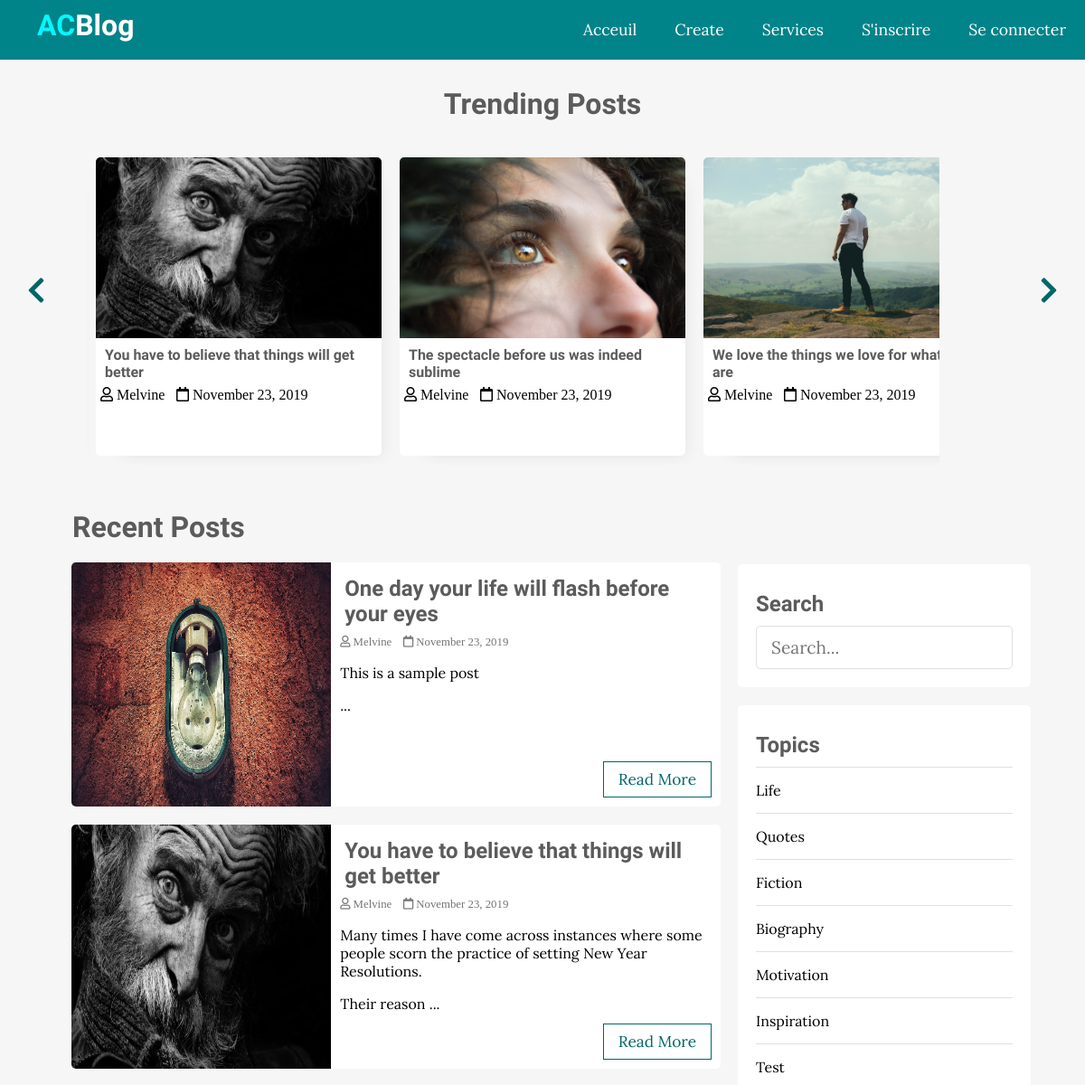
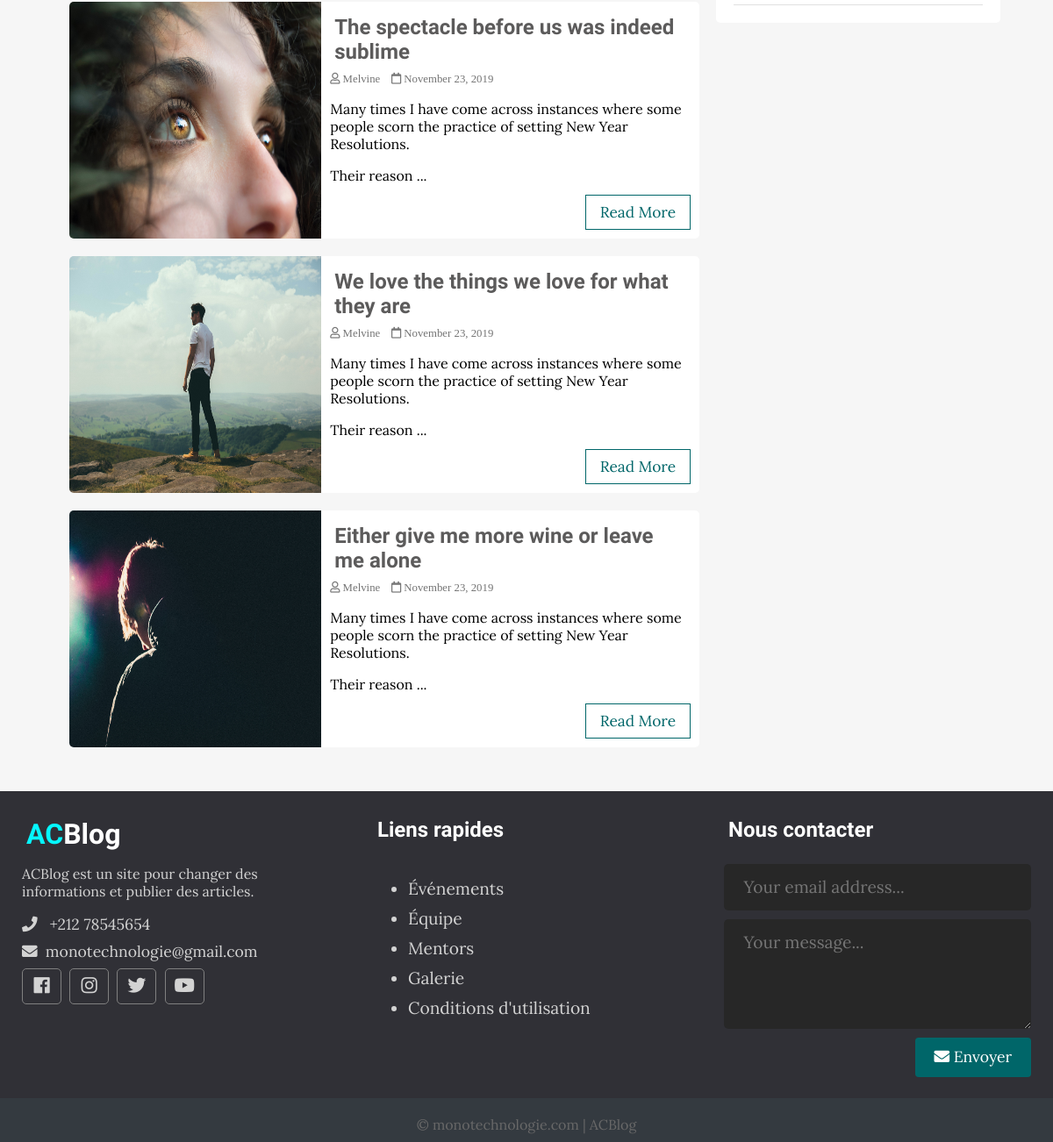
The page / on the database its author committed (2 pictures, top to bottom).
### tables this page shows
CREATE TABLE `posts` (
  `id` int(11) NOT NULL,
  `user_id` int(11) NOT NULL,
  `topic_id` int(11) DEFAULT NULL,
  `title` varchar(255) NOT NULL,
  `image` varchar(255) NOT NULL,
  `body` text NOT NULL,
  `published` tinyint(4) NOT NULL,
  `created_at` datetime NOT NULL DEFAULT CURRENT_TIMESTAMP
);

CREATE TABLE `users` (
  `id` int(11) NOT NULL,
  `admin` tinyint(4) NOT NULL,
  `username` varchar(255) NOT NULL,
  `email` varchar(255) NOT NULL,
  `password` varchar(255) NOT NULL,
  `created_at` timestamp NOT NULL DEFAULT CURRENT_TIMESTAMP
);

CREATE TABLE `topics` (
  `id` int(11) NOT NULL,
  `name` varchar(100) NOT NULL,
  `description` text NOT NULL
);

### app/database/db.php (called while the page is built, shortened)
<?php
require('connect.php');
function executeQuery($sql, $data)
{
    global $conn;
    $stmt = $conn->prepare($sql);
    $values = array_values($data);
    $types = str_repeat('s', count($values));
    $stmt->bind_param($types, ...$values);
    $stmt->execute();
    return $stmt;
}
function selectAll($table, $conditions = [])
{
    global $conn;
    $sql = "SELECT * FROM $table";
    if (empty($conditions)) {
        $stmt = $conn->prepare($sql);
        $stmt->execute();
        $records = $stmt->get_result()->fetch_all(MYSQLI_ASSOC);
        return $records;
    }
}
function getPublishedPosts()
{
    $sql = "SELECT p.*, u.username FROM posts AS p JOIN users AS u ON p.user_id=u.id WHERE p.published=?";
    $stmt = executeQuery($sql, ['published' => 1]);
    $records = $stmt->get_result()->fetch_all(MYSQLI_ASSOC);
    return $records;
}

### app/controllers/topics.php (called while the page is built, shortened)
<?php
include(ROOT_PATH . "/app/database/db.php");
$table = 'topics';
$topics = selectAll($table);

### index.php (the view, shortened to what this page needs)
<?php
include(ROOT_PATH . "/app/controllers/topics.php");
$posts = array();
$postsTitle = 'Recent Posts';
if (isset($_GET['t_id'])) {
  $posts = getPostsByTopicId($_GET['t_id']);
  $postsTitle = "You searched for posts under '" . $_GET['name'] . "'";
} else if (isset($_POST['search-term'])) {
  $postsTitle = "You searched for '" . $_POST['search-term'] . "'";
  $posts = searchPosts($_POST['search-term']);
} else {
  $posts = getPublishedPosts();
}
?>
<!DOCTYPE html>
<html lang="en">
<head>
  <link rel="stylesheet" href="https://use.fontawesome.com/releases/v5.7.2/css/all.css"
>
  <link rel="stylesheet" href="assets/css/style.css">
</head>
<body>
  <?php include(ROOT_PATH . "/app/includes/header.php"); ?>
  <div class="page-wrapper">
    <div class="post-slider">
      <h1 class="slider-title">Trending Posts</h1>
      <i class="fas fa-chevron-left prev"></i>
      <i class="fas fa-chevron-right next"></i>
      <div class="post-wrapper">
        <?php foreach ($posts as $post): ?>
          <div class="post">
            <img src="<?php echo BASE_URL . '/assets/images/' . $post['image']; ?>" alt="" class="slider-image">
            <div class="post-info">
              <h4><a href="single.php?id=<?php echo $post['id']; ?>"><?php echo $post['title']; ?></a></h4>
              <i class="far fa-user"> <?php echo $post['username']; ?></i>
              <i class="far fa-calendar"> <?php echo date('F j, Y', strtotime($post['created_at'])); ?></i>
            </div>
          </div>
        <?php endforeach; ?>
      </div>
    </div>
    <div class="content clearfix">
      <div class="main-content">
        <h1 class="recent-post-title"><?php echo $postsTitle ?></h1>
        <?php foreach ($posts as $post): ?>
          <div class="post clearfix">
            <img src="<?php echo BASE_URL . '/assets/images/' . $post['image']; ?>" alt="" class="post-image">
            <div class="post-preview">
              <h2><a href="single.php?id=<?php echo $post['id']; ?>"><?php echo $post['title']; ?></a></h2>
              <i class="far fa-user"> <?php echo $post['username']; ?></i>
              <i class="far fa-calendar"> <?php echo date('F j, Y', strtotime($post['created_at'])); ?></i>
              <p class="preview-text">
                <?php echo html_entity_decode(substr($post['body'], 0, 150) . '...'); ?>
              </p>
              <a href="single.php?id=<?php echo $post['id']; ?>" class="btn read-more">Read More</a>
            </div>
          </div>
        <?php endforeach; ?>
      </div>
      <div class="sidebar">
        <div class="section search">
          <h2 class="section-title">Search</h2>
          <form action="index.php" method="post">
            <input type="text" name="search-term" class="text-input" placeholder="Search...">
          </form>
        </div>
        <div class="section topics">
          <h2 class="section-title">Topics</h2>
          <ul>
            <?php foreach ($topics as $key => $topic): ?>
              <li><a href="<?php echo BASE_URL . '/index.php?t_id=' . $topic['id'] . '&name=' . $topic['name'] ?>"><?php echo $topic['name']; ?></a></li>
            <?php endforeach; ?>
          </ul>
        </div>
      </div>
    </div>
  </div>
  <?php include(ROOT_PATH . "/app/includes/footer.php"); ?>
</body>
</html>

### app/includes/header.php (shortened to what this page needs)
<header>
    <a href="<?php echo BASE_URL . '/index.php' ?>" class="logo">
      <h1 class="logo-text"><span>AC</span>Blog</h1>
    </a>
    <ul class="nav">
      <li><a href="<?php echo BASE_URL . '/index.php' ?>">Acceuil</a></li>
      <li><a href="#">Create</a></li>
      <li><a href="#">Services</a></li>
      <?php if (isset($_SESSION['id'])): ?>
        <li>
          <a href="#">
            <i class="fa fa-user"></i>
            <?php echo $_SESSION['username']; ?>
            <i class="fa fa-chevron-down" style="font-size: .8em;"></i>
          </a>
          <ul>
            <?php if($_SESSION['admin']): ?>
              <li><a href="<?php echo BASE_URL . '/admin/dashboard.php' ?>">Tableau de bord</a></li>
            <?php endif; ?>
            <li><a href="<?php echo BASE_URL . '/logout.php' ?>" class="logout">Déconnexion</a></li>
          </ul>
        </li>
      <?php else: ?>
        <li><a href="<?php echo BASE_URL . '/register.php' ?>">S'inscrire</a></li>
        <li><a href="<?php echo BASE_URL . '/login.php' ?>">Se connecter</a></li>
      <?php endif; ?>
    </ul>
</header>

### app/includes/footer.php
<div class="footer">
   <div class="footer-content">
     <div class="footer-section about">
       <h1 class="logo-text"><span>AC</span>Blog</h1>
       <p>
       ACBlog est un site pour changer des informations et publier des articles.
       </p>
       <div class="contact">
         <span><i class="fas fa-phone"></i> &nbsp; +212 78545654</span>
         <span><i class="fas fa-envelope"></i> &nbsp;monotechnologie@gmail.com</span>
       </div>
       <div class="socials">
         <a href="#"><i class="fab fa-facebook"></i></a>
         <a href="#"><i class="fab fa-instagram"></i></a>
         <a href="#"><i class="fab fa-twitter"></i></a>
         <a href="#"><i class="fab fa-youtube"></i></a>
       </div>
     </div>
     <div class="footer-section links">
       <h2>Liens rapides</h2>
       <br>
       <ul>
         <a href="#">
           <li>Événements</li>
         </a>
         <a href="#">
           <li>Équipe</li>
         </a>
         <a href="#">
           <li>Mentors</li>
         </a>
         <a href="#">
           <li>Galerie</li>
         </a>
         <a href="#">
           <li>Conditions d'utilisation</li>
         </a>
       </ul>
     </div>
     <div class="footer-section contact-form">
       <h2>Nous contacter</h2>
       <br>
       <form action="index.html" method="post">
         <input type="email" name="email" class="text-input contact-input" placeholder="Your email address...">
         <textarea rows="4" name="message" class="text-input contact-input" placeholder="Your message..."></textarea>
         <button type="submit" class="btn btn-big contact-btn">
           <i class="fas fa-envelope"></i>
           Envoyer
         </button>
       </form>
     </div>
   </div>
   <div class="footer-bottom">
     &copy; monotechnologie.com | ACBlog
   </div>
 </div>

### rows shown on the page
posts: image (picture), title "You have to believe that things will get better", user.username "Melvine", created_at "November 23, 2019", body "Many times I have come across instances where some people scorn the practice of setting New Year Resolutions. Their reason ..."
posts: image (picture), title "The spectacle before us was indeed sublime", user.username "Melvine", created_at "November 23, 2019", body "Many times I have come across instances where some people scorn the practice of setting New Year Resolutions. Their reason ..."
posts: image (picture), title "We love the things we love for what they are", user.username "Melvine", created_at "November 23, 2019", body "Many times I have come across instances where some people scorn the practice of setting New Year Resolutions. Their reason ..."
posts: image (picture), title "One day your life will flash before your eyes", user.username "Melvine", created_at "November 23, 2019", body "This is a sample post ..."
posts: image (picture), title "Either give me more wine or leave me alone", user.username "Melvine", created_at "November 23, 2019", body "Many times I have come across instances where some people scorn the practice of setting New Year Resolutions. Their reason ..."
topics: name "Life"
topics: name "Quotes"
topics: name "Fiction"
topics: name "Biography"
topics: name "Motivation"
topics: name "Inspiration"
topics: name "Test"

### other values the page prints
$postsTitle "Recent Posts"
